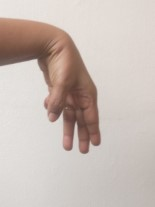
#> input picture palm_det_mediapipe/test_images/IMG_20220430_181047.jpg, 155 x 207 px; its folder holds only this picture in this run
$ python data_x5.py
#> lines starting #> are read from the running program, lines starting #| are printed output that depends on the picture
import os
import cv2
import numpy as np
from pathlib import Path

def convert_image(src_image, dst_dir, target_size=(192, 192), to_bgr=False):
    # 1. 读取图像（OpenCV 默认 BGR）
#> called with dst_dir = 'calibration_data_rgb_x5/input_1', target_size = (224, 224), to_bgr = False
    img = cv2.imread(src_image, cv2.IMREAD_UNCHANGED)
#> img is the input picture: shape (207, 155, 3); mean B, G, R 182.4, 189, 201.4
    if img is None:
        print(f"警告：无法读取图片 {src_image}，跳过")
        return

    # 2. 统一转为 3 通道
    if len(img.shape) == 2:  # 灰度图
        img = cv2.cvtColor(img, cv2.COLOR_GRAY2BGR)
    elif img.shape[2] == 4:  # RGBA 图，去掉 Alpha 通道
        img = img[:, :, :3]

    # 3. 调整尺寸
    img = cv2.resize(img, target_size, interpolation=cv2.INTER_LINEAR)
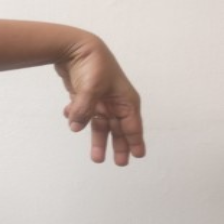
#> img: shape (224, 224, 3); mean B, G, R 182.3, 188.9, 201.3

    # 4. 转换颜色空间（False 表示输出 RGB）
    if not to_bgr:
        img = cv2.cvtColor(img, cv2.COLOR_BGR2RGB)

    # 5. 转为 float32
    img = img.astype(np.float32)

    # 6. 添加 batch 维度并保存为 raw 二进制
    save_path = os.path.join(dst_dir, Path(src_image).stem + '.raw')
    os.makedirs(os.path.dirname(save_path), exist_ok=True)
    img_batch = img[np.newaxis, ...]  # shape (1, 192, 192, 3)
    img_batch.tofile(save_path)       # 纯二进制，无头部
    print(f"已保存 raw: {save_path}，形状 {img_batch.shape}")
#| 已保存 raw: calibration_data_rgb_x5/input_1/IMG_20220430_181047.raw，形状 (1, 224, 224, 3)

def list_images(folder):
    valid_exts = ('.jpg', '.jpeg', '.png', '.bmp', '.tiff')
    return [os.path.join(folder, f) for f in os.listdir(folder)
            if f.lower().endswith(valid_exts)]

if __name__ == '__main__':
    dst_dir = 'calibration_data_rgb_x5/input_1'
    image_dir = '../palm_det_mediapipe/test_images'
    target_size = (224, 224)
    to_bgr = False   # 输出 RGB

    images = list_images(image_dir)
    if not images:
        print(f"在 {image_dir} 中未找到图片")
        exit(1)

    print(f"找到 {len(images)} 张图片，开始处理...")
    for img_path in images:
        convert_image(img_path, dst_dir, target_size, to_bgr)
    print("所有图片处理完成！")

$ run again, on palm_det_mediapipe/test_images/IMG_20220430_183559.jpg
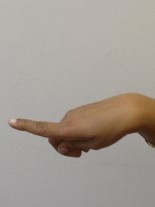
#> input picture palm_det_mediapipe/test_images/IMG_20220430_183559.jpg, 155 x 207 px
#> in convert_image, img is the input picture: shape (207, 155, 3); mean B, G, R 147.6, 155.4, 163.7
#> in convert_image, `img = cv2.resize(img, target_size, interpolation=cv2.INTER_LINEAR)`:
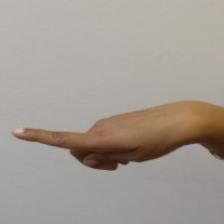
#> img: shape (224, 224, 3); mean B, G, R 147.5, 155.4, 163.6
#| 已保存 raw: calibration_data_rgb_x5/input_1/IMG_20220430_183559.raw，形状 (1, 224, 224, 3)

$ run again, on palm_det_mediapipe/test_images/IMG_20220430_183653.jpg
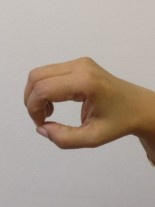
#> input picture palm_det_mediapipe/test_images/IMG_20220430_183653.jpg, 155 x 207 px
#> in convert_image, img is the input picture: shape (207, 155, 3); mean B, G, R 147.7, 158.5, 172.1
#> in convert_image, `img = cv2.resize(img, target_size, interpolation=cv2.INTER_LINEAR)`:
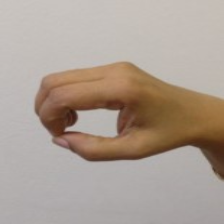
#> img: shape (224, 224, 3); mean B, G, R 147.6, 158.4, 172
#| 已保存 raw: calibration_data_rgb_x5/input_1/IMG_20220430_183653.raw，形状 (1, 224, 224, 3)

$ run again, on palm_det_mediapipe/test_images/IMG_20220430_183723.jpg
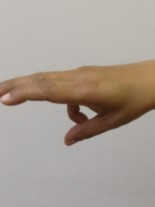
#> input picture palm_det_mediapipe/test_images/IMG_20220430_183723.jpg, 155 x 207 px
#> in convert_image, img is the input picture: shape (207, 155, 3); mean B, G, R 148, 157.3, 168.1
#> in convert_image, `img = cv2.resize(img, target_size, interpolation=cv2.INTER_LINEAR)`:
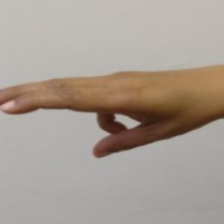
#> img: shape (224, 224, 3); mean B, G, R 147.9, 157.3, 168.1
#| 已保存 raw: calibration_data_rgb_x5/input_1/IMG_20220430_183723.raw，形状 (1, 224, 224, 3)

$ run again, on palm_det_mediapipe/test_images/IMG_20220430_181302.jpg
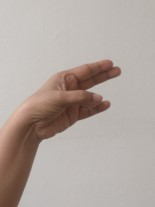
#> input picture palm_det_mediapipe/test_images/IMG_20220430_181302.jpg, 155 x 207 px
#> in convert_image, img is the input picture: shape (207, 155, 3); mean B, G, R 160, 166.2, 177.4
#> in convert_image, `img = cv2.resize(img, target_size, interpolation=cv2.INTER_LINEAR)`:
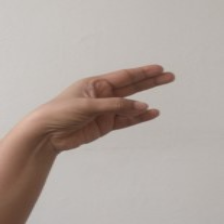
#> img: shape (224, 224, 3); mean B, G, R 159.9, 166.1, 177.3
#| 已保存 raw: calibration_data_rgb_x5/input_1/IMG_20220430_181302.raw，形状 (1, 224, 224, 3)
